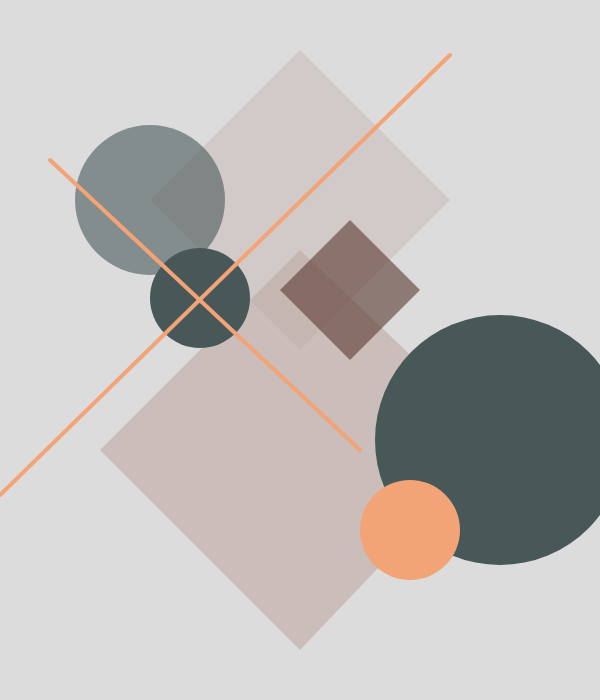
Frame 1 (no input)
Frame 60 (no input): identical to frame 1, image omitted
Frame 120 (the mouse pressed at the canvas centre since frame 60): identical to frame 1, image omitted

The p5.js sketch that drew this single still picture (run headless with seeded random() and noise() and a simulated clock; from frame 60 on, the mouse is pressed at the canvas centre):

// p5.js sketch
// ── sketch.js
function setup() {
  createCanvas(600, 700);
}

function draw() {
  background(220);

  noStroke();

 /*4-eck unten*/
 fill(191, 168, 163, 150);
 quad(300, 250, 500, 440, 300, 650, 100, 450 );

 /*4-eck oben*/
 fill(191, 168, 163, 90);
 quad(300, 50, 450, 200, 300, 350, 150, 200);

 /*Kreis oben links*/
 fill(72, 88, 89, 150);
 circle(150, 200, 150);

 /*Kreis Oben links klein*/
 fill(72, 88, 89);
 circle(200, 298, 100);

 /* 4-eck rechts klein*/
 fill(89, 55, 47, 150);
 quad(350, 220, 420, 290, 350, 360, 280, 290);

 /*Kreis gross rechts*/
 fill(72, 88, 89);
 circle(500, 440, 250);

 /*Kreis klein rechts*/
 fill( 242, 164, 119);
 circle(410, 530, 100);

 /*Linie 1*/
 stroke(242, 164, 119);
 strokeWeight(4);

 line(0, 495, 450, 55);
 line(50, 160, 360, 450);
 
 }
